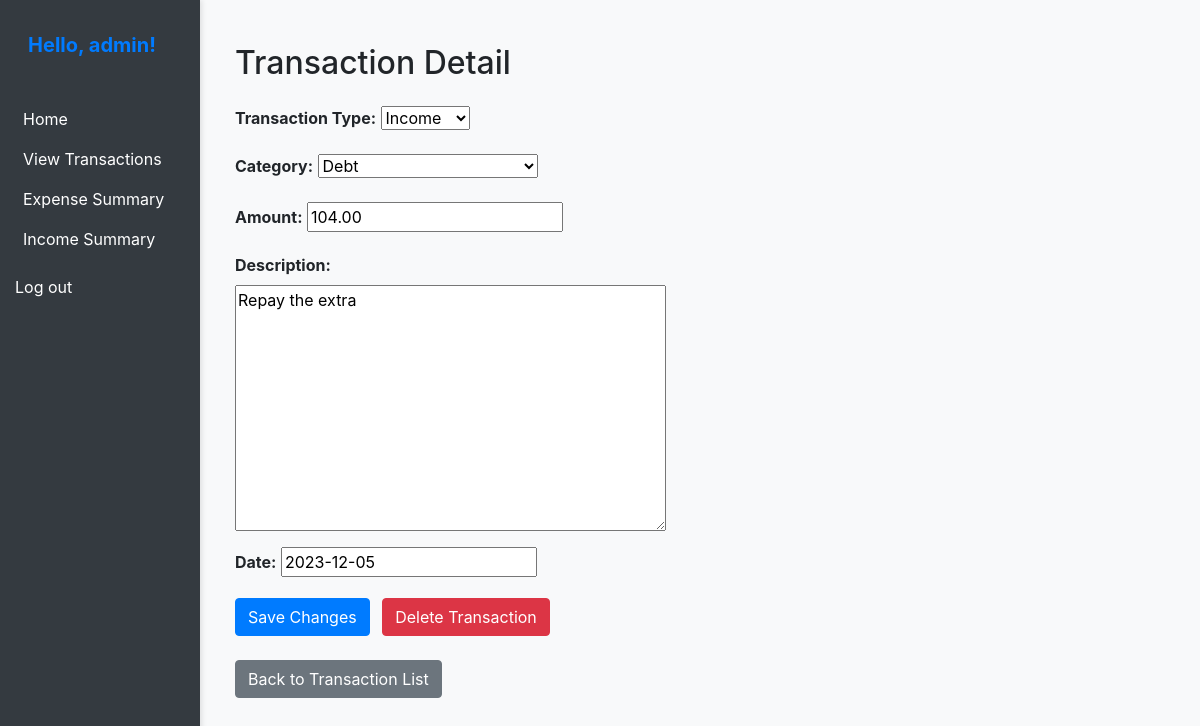
The app's page /expense_tracker/transactions/31/edit (signed in) with its own data.
### expense_manager/models.py (models this page shows, shortened)
class Transaction(models.Model):
    user = models.ForeignKey(User, on_delete=models.CASCADE)
    amount = models.DecimalField(max_digits=10, decimal_places=2)
    category = models.ForeignKey(Category, on_delete=models.CASCADE)
    description = models.TextField(max_length=50, null=True, blank=True)
    date = models.DateField()
    TRANSACTION_TYPES = [
        ('income', 'Income'),
        ('expense', 'Expense'),
    ]
    transaction_type = models.CharField(max_length=10, choices=TRANSACTION_TYPES)
    class Meta:
        verbose_name = 'Transaction'
        verbose_name_plural = 'Transactions'

### expense_manager/views.py (the view)
# urls.py: path('transactions/<int:transaction_id>/edit', views.edit_transaction, name='edit_transaction'),
@login_required
def edit_transaction(request, transaction_id):
    transaction = get_object_or_404(Transaction, pk=transaction_id)
    if request.method == 'POST':
        form = TransactionEditForm(request.POST, instance=transaction)
        if form.is_valid():
            form.save()
            return redirect('transaction_detail', transaction_id=transaction.id)
    else:
        form = TransactionEditForm(instance=transaction)
    return render(request, 'transaction_edit.html', {'form': form, 'transaction': transaction})

### expense_manager/forms.py
class TransactionEditForm(forms.ModelForm):
    class Meta:
        model = Transaction
        fields = ['transaction_type', 'category', 'amount', 'description', 'date']

### expense_manager/models.py (called while the page is built)
    def __str__(self):
        return self.get_category_name_display()

### templates/transaction_edit.html (shortened to what this page needs)
{% extends "base.html" %}
{% block content %}
    <div class="container">
        <h2 class="my-4">Transaction Detail</h2>
        <form method="post" action="{% url 'edit_transaction' transaction.id %}" class="mb-4">
            <div class="form-group">
                <label for="{{ form.transaction_type.id_for_label }}" class="font-weight-bold">Transaction Type:</label>
                {{ form.transaction_type }}
            </div>
            <div class="form-group">
                <label for="{{ form.category.id_for_label }}" class="font-weight-bold">Category:</label>
                {{ form.category }}
            </div>
            <div class="form-group">
                <label for="{{ form.amount.id_for_label }}" class="font-weight-bold">Amount:</label>
                {{ form.amount }}
            </div>
            <div class="form-group">
                <label for="{{ form.description.id_for_label }}" class="font-weight-bold">Description:</label>
                <div class="input-group">
                    {{ form.description }}
                </div>
            </div>
            <div class="form-group">
                <label for="{{ form.date.id_for_label }}" class="font-weight-bold">Date:</label>
                {{ form.date }}
            </div>
            <div class="form-group">
                <button type="submit" class="btn btn-primary mr-2">Save Changes</button>
                <a href="#" onclick="showConfirmationDialog({{ transaction.id }})" class="btn btn-danger">Delete Transaction</a>
            </div>
        </form>
        <p><a href="{% url 'transaction_list' %}" class="btn btn-secondary">Back to Transaction List</a></p>
    </div>
{% endblock %}

### templates/base.html (shortened to what this page needs)
<!DOCTYPE html>
<html lang="en">
<head>
    <link rel="stylesheet" href="https://stackpath.bootstrapcdn.com/bootstrap/4.1.3/css/bootstrap.min.css">
    {% load static %}
    <link rel="stylesheet" href="{% static 'css/styles.css' %}">
</head>
<body>
    <div class="container-fluid">
        <div class="row">
            <div class="col-sm-2">
                {% block sidebar %}
                {% if user.is_authenticated %}
                <div class="text-center mb-4">
                    <a class="navbar-brand">
                        <p>Hello, {{ user.get_username }}!</p>
                    </a>
                </div>
                {% endif %}
                <ul class="sidebar-nav">
                    <li><a href="{% url 'index' %}">Home</a></li>
                    <li><a href="{% url 'transaction_list' %}">View Transactions</a></li>
                    <li><a href="{% url 'expense_summary' %}">Expense Summary</a></li>
                    <li><a href="{% url 'income_summary' %}">Income Summary</a></li>
                </ul>
                {% if user.is_authenticated %}
                <a href="{% url 'logout'%}" style="color: #ffffff;">Log out</a>
                {% else %}
                <a href="{% url 'login'%}" style="color: #ffffff;">Log in</a><br>
                <a href="{% url 'register'%}" style="color: #ffffff;">Register</a>
                {% endif %}
                {% endblock %}
            </div>
            <div class="custom-alert-container">
            </div>
            <div class="col-sm-10 ">
                {% block content %}{% endblock %}
            </div>
        </div>
    </div>
</body>
</html>

### expense_manager/static/css/styles.css (style rules this page uses)
.row { margin: 0; height: 100%; }
body { background-color: #f8f9fa; }
.container-fluid { height: 100vh; padding: 0; }
.sidebar-nav { list-style: none; padding: 0; background-color: #343a40; color: #ffffff; }
.sidebar-nav li { padding: 8px; }
.sidebar-nav a { color: #ffffff; text-decoration: none; }
.navbar-brand p { margin: 0; padding: 10px; color: #007bff; font-weight: bold; }
.custom-alert-container { position: fixed; top: 0; right: 0; z-index: 1000; padding: 10px; }
.col-sm-2 { background-color: #343a40; color: #fff; padding: 15px; min-height: 100%; box-shadow: 2px 0 5px rgba(0, 0, 0, 0.1); }
.col-sm-10 { padding: 20px; }

### records on screen
Transaction: transaction_type "Income", category "Debt", amount "104.00", description "Repay the extra", date "2023-12-05"

### other values on screen
{{ user.get_username }} "admin"
